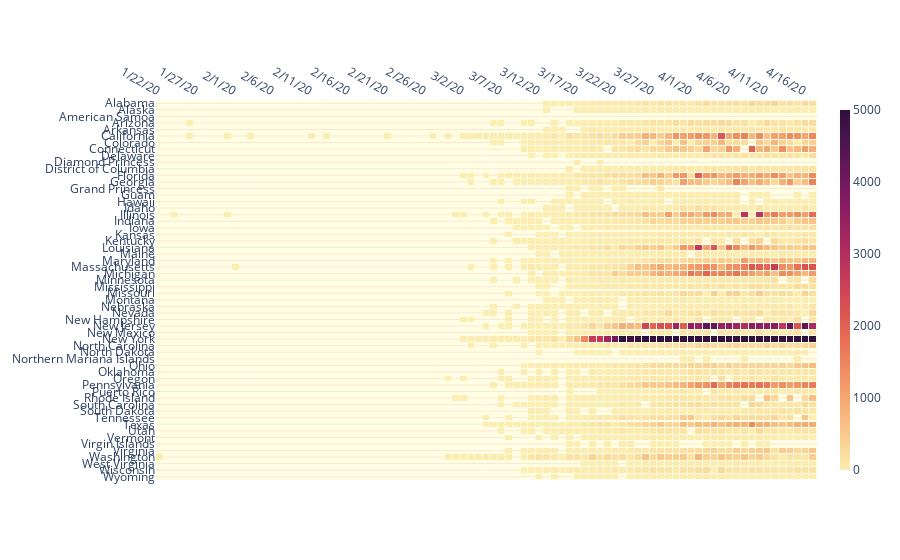

Here is the notebook cell this chart was saved with:
### Code cell
import plotly.graph_objects as go
import datetime
import numpy as np

z=values
x=dates
y=values.index #the sates

d=US_States_daily_d #deaths for the tooltip:.3f
f=US_States_daily_d
customdata = np.dstack((d, f))

fig = go.Figure(data=go.Heatmap(
        z=z,
        x=x,
        y=y,
        customdata=np.dstack((d, f)),
        hovertemplate='State: %{y}<br>Confirmed: <b> %{z:,.0f} </b> <br>Deaths: <b> %{customdata[0]:,.0f} </b> <extra></extra>',
        colorscale='matter',
        xgap=1,
        ygap=12,
        zmin=0,
        zmid=2500,
        zmax=5000,
        colorbar=dict(thickness=10),
        connectgaps=False,    
               )
        )

fig.update_layout(
#    title=dict(text='Daily COVID19 Cases US States (data: JHU)', x=0.5),
    xaxis_nticks=18,
    yaxis_nticks=60,
    height=1800,
    paper_bgcolor='white', 
    plot_bgcolor='#ffffe6',
    hovermode="x unified",
    hoverlabel=dict(
                bgcolor="white", 
                font_size=16, 
                font_family="Arial",
                bordercolor='#b3b3b3'),
    dragmode=False) #disable panning so mobile apps can receive pinch to zoom events

fig.update_xaxes(side='top', fixedrange=True, 
                 showgrid=False,
                 spikethickness=0.4,
                 spikedash='solid',)

fig.update_yaxes(gridcolor='#ffe6cc')

fig.show(displayModeBar=False)
    
import plotly.io as pio
pio.write_html(fig, file='Index.html', auto_open=True)

### Figure 1 — Plotly figure (JSON) as saved in the notebook; plotly's stock layout.template omitted (floating-point values rounded to 4 significant figures; data arrays with more than 128 entries replaced by an {"elided": "..."} marker saying what was removed)
{"data": [{"colorbar": {"thickness": 10}, "colorscale": [[0, "rgb(253, 237, 176)"], [0.09091, "rgb(250, 205, 145)"], [0.1818, "rgb(246, 173, 119)"], [0.2727, "rgb(240, 142, 98)"], [0.3636, "rgb(231, 109, 84)"], [0.4545, "rgb(216, 80, 83)"], [0.5455, "rgb(195, 56, 90)"], [0.6364, "rgb(168, 40, 96)"], [0.7273, "rgb(138, 29, 99)"], [0.8182, "rgb(107, 24, 93)"], [0.9091, "rgb(76, 21, 80)"], [1, "rgb(47, 15, 61)"]], "connectgaps": false, "customdata": {"elided": "58x87x2 int values"}, "hovertemplate": "State: %{y}<br>Confirmed: <b> %{z:,.0f} </b> <br>Deaths: <b> %{customdata[0]:,.0f} </b> <extra></extra>", "type": "heatmap", "x": ["1/22/20", "1/23/20", "1/24/20", "1/25/20", "1/26/20", "1/27/20", "1/28/20", "1/29/20", "1/30/20", "1/31/20", "2/1/20", "2/2/20", "2/3/20", "2/4/20", "2/5/20", "2/6/20", "2/7/20", "2/8/20", "2/9/20", "2/10/20", "2/11/20", "2/12/20", "2/13/20", "2/14/20", "2/15/20", "2/16/20", "2/17/20", "2/18/20", "2/19/20", "2/20/20", "2/21/20", "2/22/20", "2/23/20", "2/24/20", "2/25/20", "2/26/20", "2/27/20", "2/28/20", "2/29/20", "3/1/20", "3/2/20", "3/3/20", "3/4/20", "3/5/20", "3/6/20", "3/7/20", "3/8/20", "3/9/20", "3/10/20", "3/11/20", "3/12/20", "3/13/20", "3/14/20", "3/15/20", "3/16/20", "3/17/20", "3/18/20", "3/19/20", "3/20/20", "3/21/20", "3/22/20", "3/23/20", "3/24/20", "3/25/20", "3/26/20", "3/27/20", "3/28/20", "3/29/20", "3/30/20", "3/31/20", "4/1/20", "4/2/20", "4/3/20", "4/4/20", "4/5/20", "4/6/20", "4/7/20", "4/8/20", "4/9/20", "4/10/20", "4/11/20", "4/12/20", "4/13/20", "4/14/20", "4/15/20", "4/16/20", "4/17/20"], "xgap": 1, "y": ["Wyoming", "Wisconsin", "West Virginia", "Washington", "Virginia", "Virgin Islands", "Vermont", "Utah", "Texas", "Tennessee", "South Dakota", "South Carolina", "Rhode Island", "Puerto Rico", "Pennsylvania", "Oregon", "Oklahoma", "Ohio", "Northern Mariana Islands", "North Dakota", "North Carolina", "New York", "New Mexico", "New Jersey", "New Hampshire", "Nevada", "Nebraska", "Montana", "Missouri", "Mississippi", "Minnesota", "Michigan", "Massachusetts", "Maryland", "Maine", "Louisiana", "Kentucky", "Kansas", "Iowa", "Indiana", "Illinois", "Idaho", "Hawaii", "Guam", "Grand Princess", "Georgia", "Florida", "District of Columbia", "Diamond Princess", "Delaware", "Connecticut", "Colorado", "California", "Arkansas", "Arizona", "American Samoa", "Alaska", "Alabama"], "ygap": 12, "z": {"elided": "58x87 int values"}, "zmax": 5000, "zmid": 2500, "zmin": 0}], "layout": {"autosize": true, "dragmode": false, "hoverlabel": {"bgcolor": "white", "bordercolor": "#b3b3b3", "font": {"family": "Arial", "size": 16}}, "hovermode": "x unified", "paper_bgcolor": "white", "plot_bgcolor": "#ffffe6", "xaxis": {"autorange": true, "fixedrange": true, "nticks": 18, "range": [-0.5, 86.5], "showgrid": false, "side": "top", "spikedash": "solid", "spikethickness": 0.4, "type": "category"}, "yaxis": {"autorange": true, "gridcolor": "#ffe6cc", "nticks": 60, "range": [-0.5, 57.5], "type": "category"}}}
